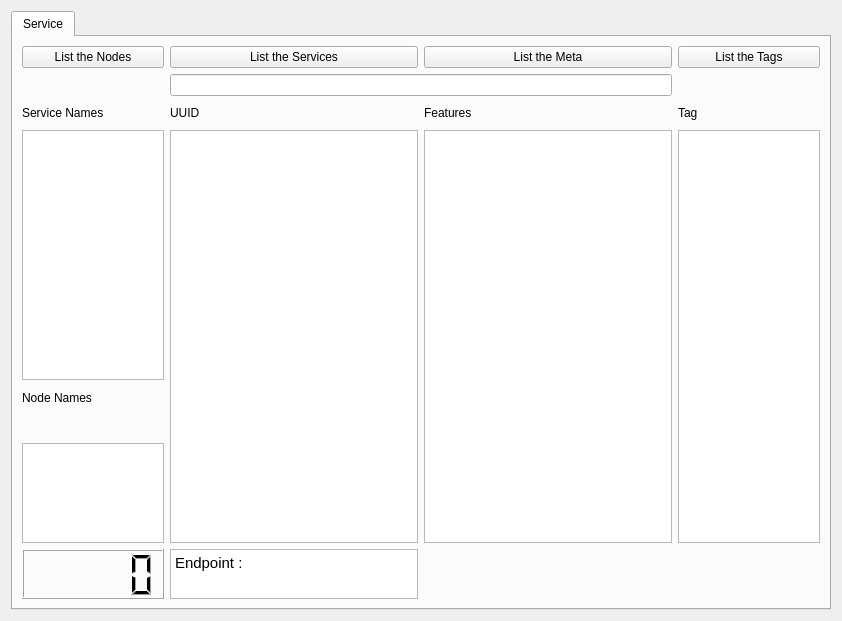
<?xml version="1.0" encoding="UTF-8"?>
<ui version="4.0">
 <class>Form</class>
 <widget class="QWidget" name="Form">
  <property name="geometry">
   <rect>
    <x>0</x>
    <y>0</y>
    <width>842</width>
    <height>621</height>
   </rect>
  </property>
  <property name="windowTitle">
   <string>Form</string>
  </property>
  <layout class="QVBoxLayout" name="verticalLayout_2">
   <item>
    <widget class="QTabWidget" name="tabWidget">
     <property name="currentIndex">
      <number>0</number>
     </property>
     <widget class="QWidget" name="tab">
      <attribute name="title">
       <string>Service</string>
      </attribute>
      <layout class="QGridLayout" name="gridLayout">
       <item row="4" column="1">
        <widget class="QLabel" name="label_2">
         <property name="text">
          <string>Service Names</string>
         </property>
        </widget>
       </item>
       <item row="5" column="3" rowspan="4">
        <widget class="QTextEdit" name="textEdit_meta">
         <property name="maximumSize">
          <size>
           <width>500</width>
           <height>16777215</height>
          </size>
         </property>
         <property name="markdown">
          <string/>
         </property>
         <property name="html">
          <string>&lt;!DOCTYPE HTML PUBLIC &quot;-//W3C//DTD HTML 4.0//EN&quot; &quot;http://www.w3.org/TR/REC-html40/strict.dtd&quot;&gt;
&lt;html&gt;&lt;head&gt;&lt;meta name=&quot;qrichtext&quot; content=&quot;1&quot; /&gt;&lt;meta charset=&quot;utf-8&quot; /&gt;&lt;style type=&quot;text/css&quot;&gt;
p, li { white-space: pre-wrap; }
hr { height: 1px; border-width: 0; }
li.unchecked::marker { content: &quot;\2610&quot;; }
li.checked::marker { content: &quot;\2612&quot;; }
&lt;/style&gt;&lt;/head&gt;&lt;body style=&quot; font-family:'Ubuntu'; font-size:11pt; font-weight:400; font-style:normal;&quot;&gt;
&lt;p style=&quot;-qt-paragraph-type:empty; margin-top:0px; margin-bottom:0px; margin-left:0px; margin-right:0px; -qt-block-indent:0; text-indent:0px;&quot;&gt;&lt;br /&gt;&lt;/p&gt;&lt;/body&gt;&lt;/html&gt;</string>
         </property>
         <property name="overwriteMode">
          <bool>false</bool>
         </property>
        </widget>
       </item>
       <item row="2" column="2" colspan="2">
        <widget class="QLineEdit" name="lineEdit_services">
         <property name="inputMask">
          <string/>
         </property>
        </widget>
       </item>
       <item row="1" column="2">
        <widget class="QPushButton" name="pushButtonListServices">
         <property name="text">
          <string>List the Services</string>
         </property>
        </widget>
       </item>
       <item row="5" column="2" rowspan="4">
        <widget class="QListWidget" name="listWidget_uuid">
         <property name="maximumSize">
          <size>
           <width>16777215</width>
           <height>16777215</height>
          </size>
         </property>
        </widget>
       </item>
       <item row="5" column="1">
        <widget class="QListWidget" name="listWidget_name">
         <property name="maximumSize">
          <size>
           <width>150</width>
           <height>250</height>
          </size>
         </property>
        </widget>
       </item>
       <item row="1" column="4">
        <widget class="QPushButton" name="pushButton_Tags">
         <property name="text">
          <string>List the Tags</string>
         </property>
        </widget>
       </item>
       <item row="5" column="4" rowspan="4">
        <widget class="QTextEdit" name="textEdit_tag">
         <property name="maximumSize">
          <size>
           <width>150</width>
           <height>16777215</height>
          </size>
         </property>
        </widget>
       </item>
       <item row="1" column="3">
        <widget class="QPushButton" name="pushButton_meta">
         <property name="text">
          <string>List the Meta</string>
         </property>
        </widget>
       </item>
       <item row="6" column="1">
        <widget class="QLabel" name="label_3">
         <property name="text">
          <string>Node Names</string>
         </property>
        </widget>
       </item>
       <item row="1" column="1">
        <widget class="QPushButton" name="pushButton">
         <property name="text">
          <string>List the Nodes</string>
         </property>
        </widget>
       </item>
       <item row="8" column="1">
        <widget class="QListWidget" name="listWidget_nodesName">
         <property name="maximumSize">
          <size>
           <width>150</width>
           <height>100</height>
          </size>
         </property>
        </widget>
       </item>
       <item row="4" column="4">
        <widget class="QLabel" name="label_5">
         <property name="text">
          <string>Tag</string>
         </property>
        </widget>
       </item>
       <item row="4" column="3">
        <widget class="QLabel" name="label_4">
         <property name="text">
          <string>Features</string>
         </property>
        </widget>
       </item>
       <item row="9" column="1">
        <widget class="QLCDNumber" name="lcdNumber">
         <property name="font">
          <font>
           <pointsize>33</pointsize>
           <bold>true</bold>
          </font>
         </property>
        </widget>
       </item>
       <item row="9" column="2">
        <widget class="QTextEdit" name="textEdit_Endpoint">
         <property name="maximumSize">
          <size>
           <width>250</width>
           <height>50</height>
          </size>
         </property>
         <property name="html">
          <string>&lt;!DOCTYPE HTML PUBLIC &quot;-//W3C//DTD HTML 4.0//EN&quot; &quot;http://www.w3.org/TR/REC-html40/strict.dtd&quot;&gt;
&lt;html&gt;&lt;head&gt;&lt;meta name=&quot;qrichtext&quot; content=&quot;1&quot; /&gt;&lt;meta charset=&quot;utf-8&quot; /&gt;&lt;style type=&quot;text/css&quot;&gt;
p, li { white-space: pre-wrap; }
hr { height: 1px; border-width: 0; }
li.unchecked::marker { content: &quot;\2610&quot;; }
li.checked::marker { content: &quot;\2612&quot;; }
&lt;/style&gt;&lt;/head&gt;&lt;body style=&quot; font-family:'Ubuntu'; font-size:11pt; font-weight:400; font-style:normal;&quot;&gt;
&lt;p style=&quot; margin-top:0px; margin-bottom:0px; margin-left:0px; margin-right:0px; -qt-block-indent:0; text-indent:0px;&quot;&gt;Endpoint : &lt;/p&gt;&lt;/body&gt;&lt;/html&gt;</string>
         </property>
        </widget>
       </item>
       <item row="4" column="2">
        <widget class="QLabel" name="label">
         <property name="text">
          <string>UUID</string>
         </property>
        </widget>
       </item>
      </layout>
     </widget>
    </widget>
   </item>
  </layout>
 </widget>
 <resources/>
 <connections/>
</ui>
